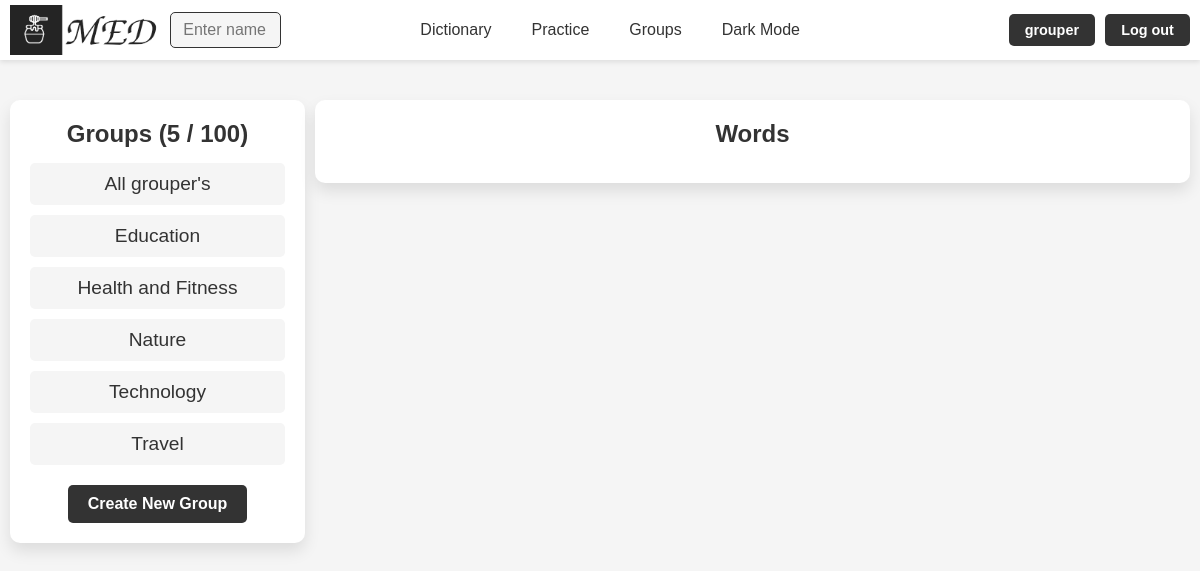
The page /groups/ (signed in) on the database as committed earlier.
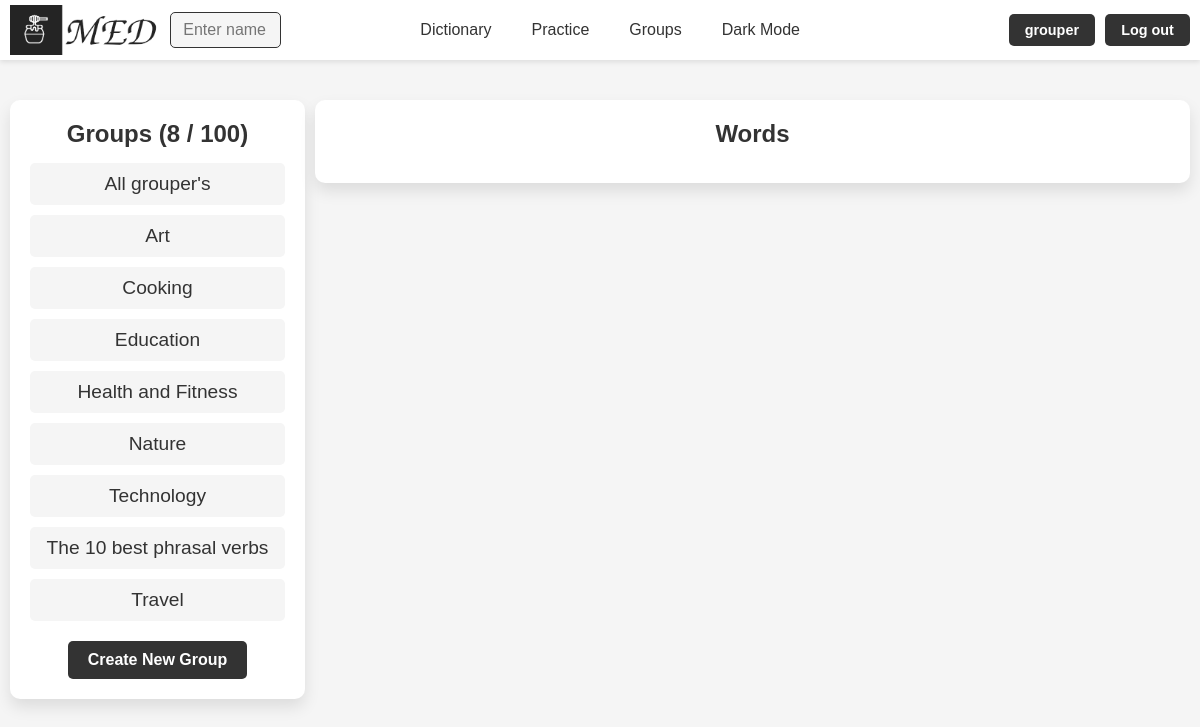
The same page on the database as committed later.
### med/models.py (models this page shows, shortened)
class WordGroup(models.Model):
    name = models.CharField(max_length=100)
    words = models.ManyToManyField(Word, blank=True)
    user = models.ForeignKey(User, on_delete=models.CASCADE)
    is_main = models.BooleanField(verbose_name='main', default=False)
    uses_users = models.ManyToManyField(User, blank=True, related_name='uses_of_group')
    class Meta:
        ordering = ['name']
        indexes = [
            models.Index(fields=['name'])
        ]

### med/views.py (the view)
# urls.py: path('groups/', views.GroupListView.as_view(), name='groups'),
class GroupListView(BaseGroupView):
    model = WordGroup
    def get_context_data(self, **kwargs):
        context = self.get_common_context(**kwargs)
        context['title'] = "Groups"
        context['title1'] = "Words"
        context['is_group'] = False
        return context

### med/views.py (called while the page is built)
    def get_common_context(self, **kwargs):
        context = super().get_context_data(**kwargs)
        context['groups'] = WordGroup.objects.filter(user=self.request.user).order_by('-is_main', 'name')
        context['used_groups'] = WordGroup.objects.filter(uses_users=self.request.user)
        context['len_groups'] = max(context['groups'].count() + context['used_groups'].count() - 1, 0)
        context['max_group_count'] = MAX_GROUP_COUNT if self.request.user.username != 'grouper' else 100
        return context

### med/templates/med/groups.html (shortened to what this page needs)
{% extends "base.html" %}
{% load static %}
{% block content %}
<div class="group-container">
    <div class="group-list">
        <h2>{{ title }} ({{ len_groups }} / {{ max_group_count }}) </h2>
        <div class="group-blocks">
            {% for group in groups %}
            {% if group.id == group_id %}
                <div class="group-block group-block-selected">
                    <p>{{ group.name }}</p>
                </div>
            {% else %}
                <a href="{% url 'group_words' group.id %}">
                    <div class="group-block">
                        <p>{{ group.name }}</p>
                    </div>
                </a>
            {% endif %}
            {% endfor %}
        </div>
        {% if len_groups < max_group_count %}
            <a href="{% url 'create_group' %}" class="buttons">Create New Group</a>
        {% endif %}
    </div>
    <div class="word-list-container">
        <h2>{{ title1 }}</h2>
    </div>
</div>
{% endblock %}

Rows that differ between the two databases and show on the page:
added WordGroup: name "Art"
added WordGroup: name "Cooking"
added WordGroup: name "The 10 best phrasal verbs"
Other text that changed with them:
{{ len_groups }}: "5" → "8"
